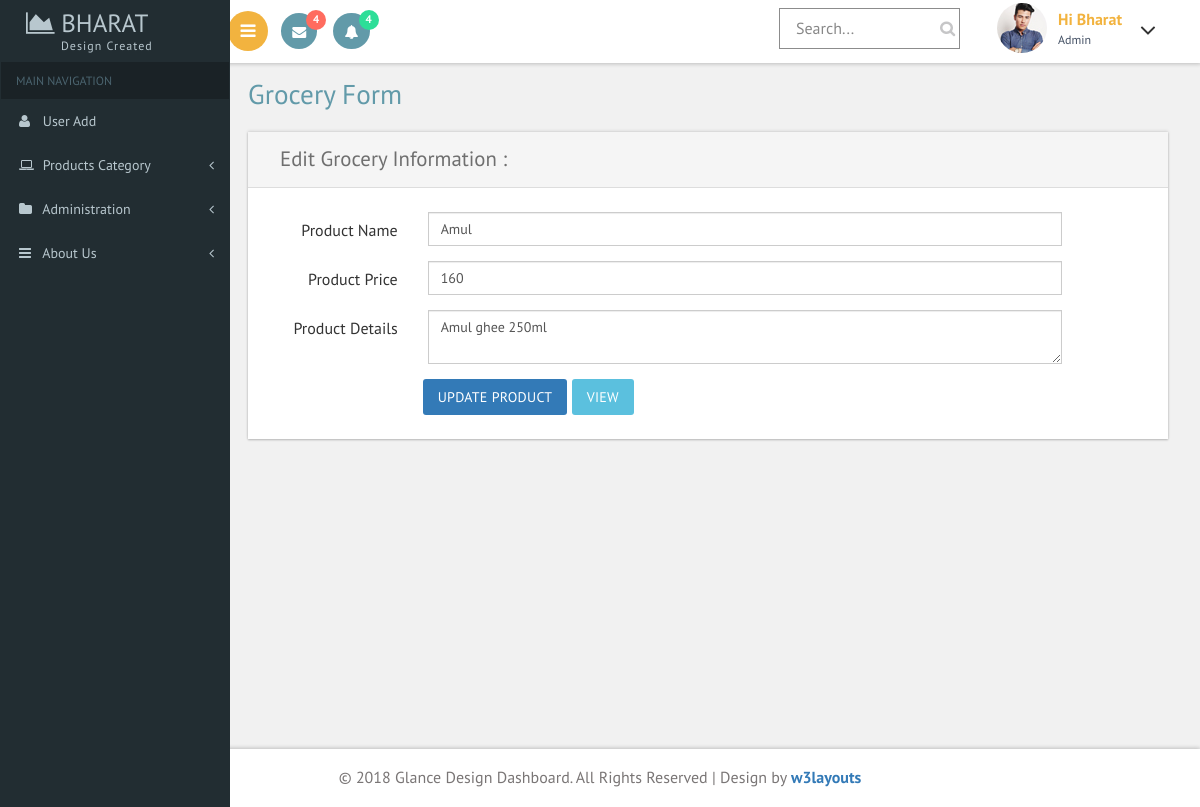
/edit-grocery.php?eid=1, run on the app's committed database.
### tables this page shows
CREATE TABLE `tbl_grocery` (
  `gro_id` int(11) NOT NULL,
  `gro_name` varchar(50) NOT NULL,
  `gro_price` int(10) NOT NULL,
  `gro_details` varchar(50) NOT NULL
);

### edit-grocery.php (the view, shortened to what this page needs)
<?php
require './class/atclass.php';
$editid = $_GET['eid'];
$selectq = mysqli_query($connection, "select * from tbl_grocery where gro_id='{$editid}'") or dir(mysqli_error($connection));
$selectrow = mysqli_fetch_array($selectq);
?>
<!DOCTYPE HTML>
<html>
<head>
    <link href="css/bootstrap.css" rel='stylesheet' type='text/css' />
    <link href="css/style.css" rel='stylesheet' type='text/css' />
    <link href="css/font-awesome.css" rel="stylesheet">
    <link href='css/SidebarNav.min.css' media='all' rel='stylesheet' type='text/css' />
    <link href="css/custom.css" rel="stylesheet">
</head>
<body class="cbp-spmenu-push">
    <div class="main-content">
        <?php
        include './themepart/sidebar.php';
        ?>
        <div class="sticky-header header-section ">
            <div class="header-left">
                <button id="showLeftPush"><i class="fa fa-bars"></i></button>
                <div class="profile_details_left">
                    <ul class="nofitications-dropdown">
                        <li class="dropdown head-dpdn">
                            <a href="#" class="dropdown-toggle" data-toggle="dropdown" aria-expanded="false"><i class="fa fa-envelope"></i><span class="badge">4</span></a>
                        </li>
                        <li class="dropdown head-dpdn">
                            <a href="#" class="dropdown-toggle" data-toggle="dropdown" aria-expanded="false"><i class="fa fa-bell"></i><span class="badge blue">4</span></a>
                        </li>
                    </ul>
                    <div class="clearfix"> </div>
                </div>
                <div class="clearfix"> </div>
            </div>
            <div class="header-right">
                <div class="search-box">
                    <form class="input">
                        <input class="sb-search-input input__field--madoka" placeholder="Search..." type="search" id="input-31" />
                        <label class="input__label" for="input-31">
                            <svg class="graphic" width="100%" height="100%" viewBox="0 0 404 77" preserveAspectRatio="none">
                                <path d="m0,0l404,0l0,77l-404,0l0,-77z" />
                            </svg>
                        </label>
                    </form>
                </div>
                <div class="profile_details">
                    <ul>
                        <li class="dropdown profile_details_drop">
                            <a href="#" class="dropdown-toggle" data-toggle="dropdown" aria-expanded="false">
                                <div class="profile_img">
                                    <span class="prfil-img"><img src="images/2.jpg" alt=""> </span>
                                    <div class="user-name">
                                        <p>Hi Bharat</p>
                                        <span>Admin</span>
                                    </div>
                                    <i class="fa fa-angle-down lnr"></i>
                                    <div class="clearfix"></div>
                                </div>
                            </a>
                        </li>
                    </ul>
                </div>
                <div class="clearfix"> </div>
            </div>
            <div class="clearfix"> </div>
        </div>
        <div id="page-wrapper">
            <div class="main-page">
                <div class="forms">
                    <h2 class="title1">Grocery Form</h2>
                    <div class=" form-grids row form-grids-right">
                        <div class="widget-shadow " data-example-id="basic-forms">
                            <div class="form-title">
                                <h4>Edit Grocery Information :</h4>
                            </div>
                            <div class="form-body">
                                <form class="form-horizontal" method="post" enctype="multipart/form-data">
                                    <div class="form-group">
                                        <label for="inputEmail3" class="col-sm-2 control-label">Product Name</label>
                                        <div class="col-sm-9">
                                            <input type="text" class="form-control" id="inputEmail3" value="<?php echo $selectrow['gro_name'] ?>" name="gname" placeholder="Enter Product Name">
                                        </div>
                                    </div>
                                    <div class="form-group">
                                        <label for="inputEmail3" class="col-sm-2 control-label">Product Price</label>
                                        <div class="col-sm-9">
                                            <input type="text" class="form-control" id="inputEmail3" value="<?php echo $selectrow['gro_price'] ?>" name="gprice" placeholder="Enter Product Price">
                                        </div>
                                    </div>
                                    <div class="form-group">
                                        <label for="inputEmail3" class="col-sm-2 control-label">Product Details</label>
                                        <div class="col-sm-9">
                                            <textarea class="form-control" name="gdetails" required><?php echo $selectrow['gro_details'] ?></textarea>
                                        </div>
                                    </div>
                                    <div class="col-sm-offset-2">
                                        <button type="submit" class="btn btn-primary">Update Product</button>
                                        <button type="button" onclick="window.location='display-grocery.php';" class="btn btn-info">View</button>
                                    </div>
                                </form>
                            </div>
                        </div>
                    </div>
                </div>
            </div>
        </div>
        <?php
        include './themepart/footer.php';
        ?>
    </div>
</body>
</html>

### css/custom.css (style rules this page uses)
#page-wrapper { padding:5em 2em 2.5em; background-color: #F1F1F1; }

### data on the page
tbl_grocery: gname "Amul", gprice "160", gdetails "Amul ghee 250ml"
